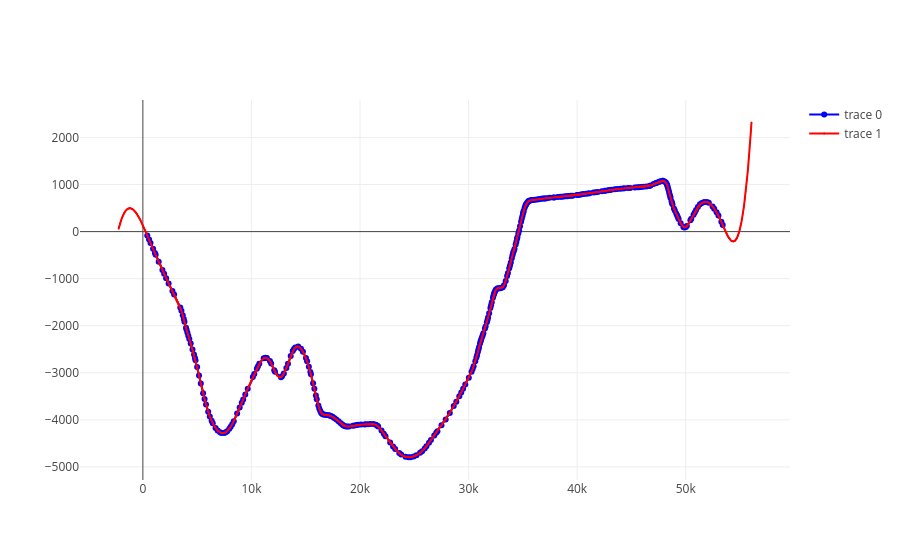

Write notebook code for a chart like this one.
### Code cell
plot_data = [
    go.Scatter(
        x=df_pos1['absolute_distance'],
        y=df_pos1['coordinate_y'],
        mode='lines+markers',
        marker=dict(color='blue'),
    ),
    go.Scatter(
        x=xr,
        y=yr,
        mode='lines+markers',
        marker=dict(color='red', size=1),
    ),
]
plot_layout = dict()
figure = go.Figure(data=plot_data, layout=plot_layout)
figure.show()

### Figure 1 — Plotly figure (JSON) as saved in the notebook; plotly's stock layout.template omitted (floating-point values rounded to 4 significant figures; data arrays with more than 128 entries replaced by an {"elided": "..."} marker saying what was removed)
{"data": [{"marker": {"color": "blue"}, "mode": "lines+markers", "type": "scatter", "x": {"elided": "331 float values"}, "y": {"elided": "331 float values"}}, {"marker": {"color": "red", "size": 1}, "mode": "lines+markers", "type": "scatter", "x": {"elided": "10000 float values"}, "y": {"elided": "10000 float values"}}], "layout": {}}
